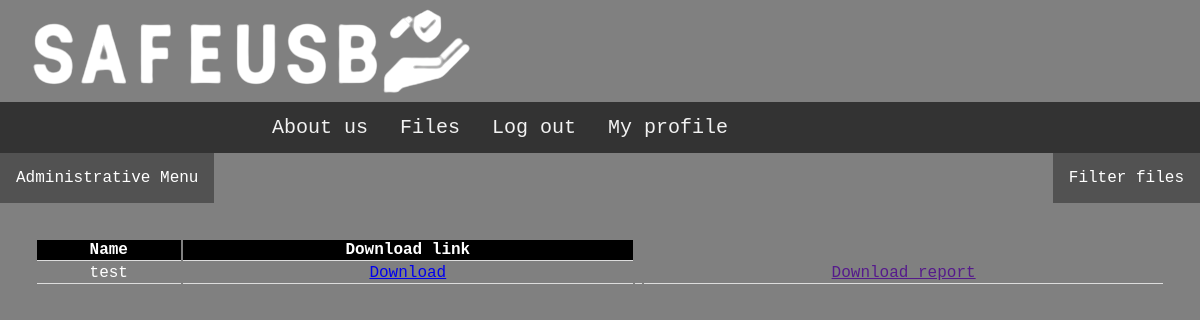
Before: /files/index2.php (signed in) with the older database file.
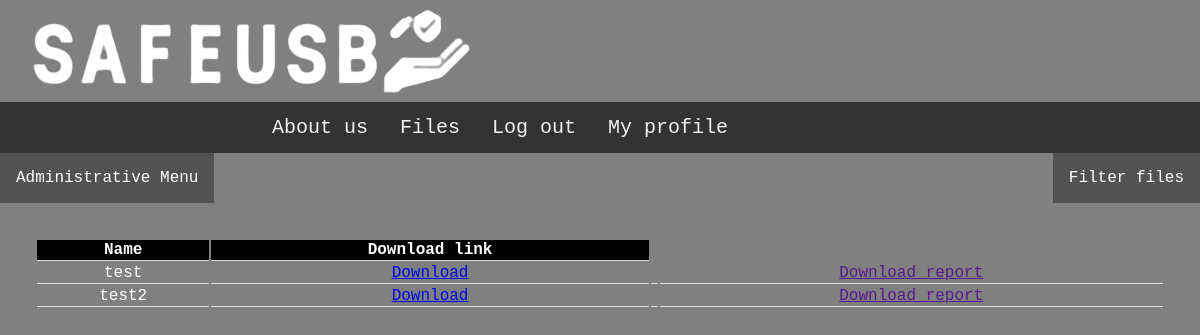
After: the same page with the newer database file.
### tables this page shows
CREATE TABLE `archivos` (
  `ID` int(11) NOT NULL,
  `nombre` varchar(50) NOT NULL,
  `ubicacion` varchar(100) NOT NULL,
  `direccion` varchar(120) NOT NULL,
  `MD5` varchar(75) NOT NULL,
  `usb` varchar(12) NOT NULL,
  `report` varchar(150) NOT NULL,
  `estado` int(1) NOT NULL
);

### www/files/index2.php (the view, shortened to what this page needs)
<html>
<head>
</head>
<body style="background-color:grey">
<img src="/pictures/usb.png" title="safeUSB" alt="safeUSB" />
<div class="topnav">
    <a href="../user/profile.php">My profile</a>
    <?php
  if (!isset($_SESSION['user'])) {
      echo '<a href="../user/login.php">Log in</a>';
  } else {
      echo '<a href="../user/logout.php">Log out</a>';
  }
  ?>
    <a href="index2.php">Files</a>
    <a href="../index.php">About us</a>
</div>
<div class='dropdown'>
  <button class="dropbtn">Administrative Menu</button>
</div>
<div class='dropdown2'>
  <button class="dropbtn2">Filter files</button>
  </div>
    <?php
    require_once("../s4f3/config.php");
    $usuario = $_SESSION['user'];
    $conn = new mysqli($servername, $username, $password, $dbname);
    $sql = "SELECT ID, nombre, direccion, MD5 FROM archivos WHERE usb IN (SELECT id_usb FROM usb WHERE propietario = (SELECT id_usu FROM usuarios WHERE id_usu = '$usuario')) OR usb IN (SELECT id_usb FROM usb WHERE grupo = (SELECT id_gr FROM ubic WHERE id_usu = '$usuario'))";
    $result = $conn->query($sql);
    if ($result->num_rows > 0) {
        echo "<table><tr><th>Name</th><th>Download link</th></tr>";
        while($row = $result->fetch_assoc()) {
          echo "<tr><td>".$row["nombre"]."</td><td><a href='".$row["direccion"]."' download>Download</a></td><td>".$row["usb"]."</td><td><a href='".$row["report"]."' download>Download report</a></td></tr>";
        }
        echo "</table>";
    } else {
        echo "0 results";
    }
    ?>
</body>
</html>

Changed rows visible on the page:
added archivos: nombre "test2"
